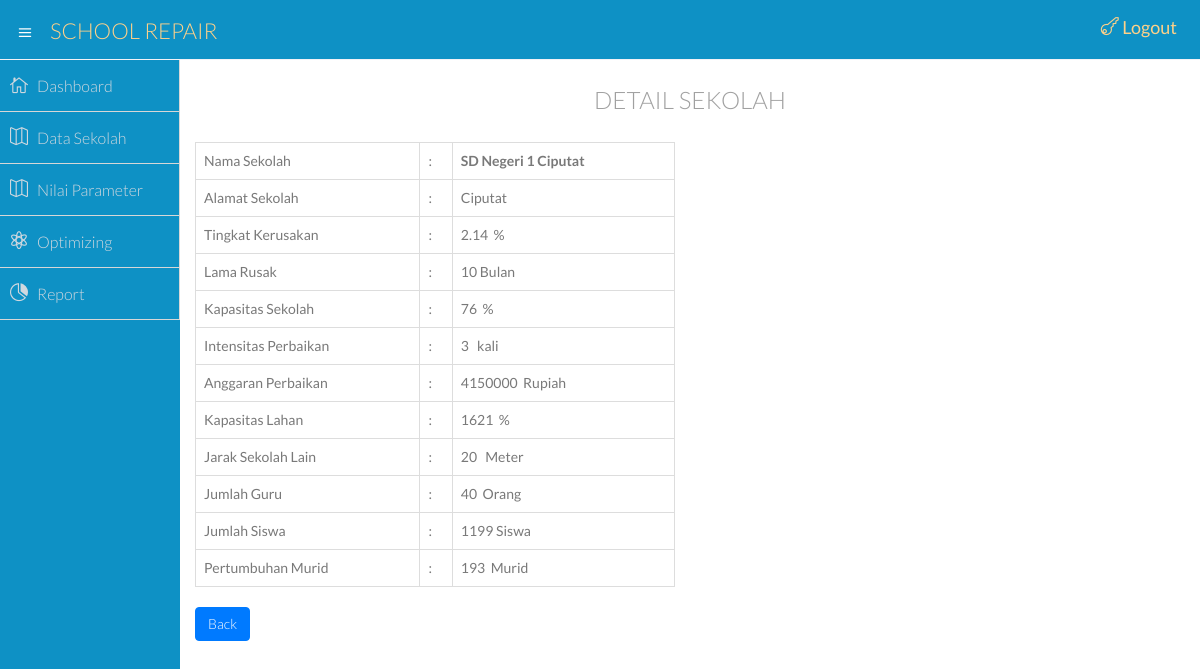
/dashboard/detail_sekolah/1, run on the app's committed database.
### tables this page shows
CREATE TABLE IF NOT EXISTS `identitas_sekolah` (
  `id_sekolah` int(4) NOT NULL,
  `nama_sekolah` varchar(30) NOT NULL,
  `alamat_sekolah` varchar(50) NOT NULL,
  `tingkat_kerusakan` float NOT NULL,
  `lama_rusak` int(5) NOT NULL,
  `kapasitas_sekolah` int(5) NOT NULL,
  `intensitas_perbaikan` int(5) NOT NULL,
  `anggaran_perbaikan` int(15) NOT NULL,
  `kapasitas_lahan` int(5) NOT NULL,
  `jarak_sekolah_lain` int(5) NOT NULL,
  `jumlah_guru` int(5) NOT NULL,
  `jumlah_siswa` int(5) NOT NULL,
  `pertumbuhan_murid` int(5) NOT NULL
);

### application/controllers/dashboard.php (called while the page is built, shortened)
<?php
	class Dashboard extends CI_Controller {
		function __construct(){
			$this->load->model('m_sekolah');
			$this->load->model('m_grafik');
            $this->load->model('m_optimasi');
		}
		function detail_sekolah($id_sekolah){
			$data['title'] = "Detail Sekolah";
			$data['identitas_sekolah'] = $this->m_sekolah->detail_sekolah($id_sekolah);
			$this->load->view('detail_sekolah',$data);
		}
	}

### index.php (called while the page is built, shortened)
<?php
require_once BASEPATH.'core/CodeIgniter.php';

### application/models/m_sekolah.php (called while the page is built, shortened)
<?php if(!defined('BASEPATH')) exit('No direct script access allowed');
	class M_sekolah extends CI_Model{
	function detail_sekolah($id_sekolah){
		$str = "SELECT * FROM identitas_sekolah WHERE id_sekolah = '$id_sekolah'";
		$q = $this->db->query($str);
		$f = $q->row_array();
		return $f;
	}
	}

### application/views/detail_sekolah.php (the view, shortened to what this page needs)
<section id="main-content">
         <section class="wrapper">
         <div class="row">
               <div class="col-lg-12">
                   <h3 class="page-header" align="center"></i>Detail Sekolah</h3>
               </div>
           </div>
          <div class="row">
                     <div class="col-md-6">
                         <table class="table table-bordered">
                           <tr>
                             <td> Nama Sekolah </td> <td> : </td> <td> <strong> <?=$identitas_sekolah['nama_sekolah']; ?> </strong></td>
                           </tr>
                           <tr>
                             <td> Alamat Sekolah </td> <td> : </td> <td> <?=$identitas_sekolah['alamat_sekolah'];?> </td>
                           </tr>
                           <tr>
                             <td> Tingkat Kerusakan </td> <td> : </td> <td> <?=$identitas_sekolah['tingkat_kerusakan'];?>&nbsp; % </td>
                           </tr>
                           <tr>
                             <td> Lama Rusak </td> <td> : </td> <td> <?=$identitas_sekolah['lama_rusak'];?>&nbsp;Bulan </td>
                           </tr>
                           <tr>
                             <td> Kapasitas Sekolah </td> <td> : </td> <td> <?=$identitas_sekolah['kapasitas_sekolah'];?>&nbsp; % </td>
                           </tr>
                           <tr>
                             <td> Intensitas Perbaikan </td> <td> : </td> <td> <?=$identitas_sekolah['intensitas_perbaikan'];?> &nbsp; kali</td>
                           </tr>
                           <tr>
                             <td> Anggaran Perbaikan </td> <td> : </td> <td> <?=$identitas_sekolah['anggaran_perbaikan'];?> &nbsp;Rupiah</td>
                           </tr>
                           <tr>
                             <td> Kapasitas Lahan </td> <td> : </td> <td> <?=$identitas_sekolah['kapasitas_lahan'];?> &nbsp;%</td>
                           </tr>
                           <tr>
                             <td> Jarak Sekolah Lain </td> <td> : </td> <td> <?=$identitas_sekolah['jarak_sekolah_lain'];?> &nbsp; Meter </td>
                           </tr>
                           <tr>
                             <td> Jumlah Guru </td> <td> : </td> <td> <?=$identitas_sekolah['jumlah_guru'];?> &nbsp;Orang</td>
                           </tr>
                           <tr>
                             <td> Jumlah Siswa </td> <td> : </td> <td> <?=$identitas_sekolah['jumlah_siswa'];?>&nbsp;Siswa </td>
                           </tr>
                           <tr>
                             <td> Pertumbuhan Murid </td> <td> : </td> <td> <?=$identitas_sekolah['pertumbuhan_murid'];?>&nbsp; Murid</td>
                           </tr>
                         </table>
                         <a href="<?php echo base_url();?>dashboard/data_sekolah" class="btn btn-primary">Back</a>
       </section>
   </section>

### data on the page
identitas_sekolah: nama_sekolah "SD Negeri 1 Ciputat", alamat_sekolah "Ciputat", tingkat_kerusakan "2.14", lama_rusak "10", kapasitas_sekolah "76", intensitas_perbaikan "3", anggaran_perbaikan "4150000", kapasitas_lahan "1621", jarak_sekolah_lain "20", jumlah_guru "40", jumlah_siswa "1199", pertumbuhan_murid "193"
